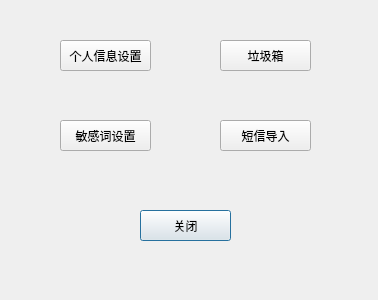
<?xml version="1.0" encoding="UTF-8"?>
<ui version="4.0">
 <class>Setting</class>
 <widget class="QDialog" name="Setting">
  <property name="geometry">
   <rect>
    <x>0</x>
    <y>0</y>
    <width>378</width>
    <height>300</height>
   </rect>
  </property>
  <property name="windowTitle">
   <string>Dialog</string>
  </property>
  <widget class="QPushButton" name="closeButton">
   <property name="geometry">
    <rect>
     <x>140</x>
     <y>210</y>
     <width>91</width>
     <height>31</height>
    </rect>
   </property>
   <property name="text">
    <string>关闭</string>
   </property>
  </widget>
  <widget class="QPushButton" name="badwordsButton">
   <property name="geometry">
    <rect>
     <x>60</x>
     <y>120</y>
     <width>91</width>
     <height>31</height>
    </rect>
   </property>
   <property name="text">
    <string>敏感词设置</string>
   </property>
  </widget>
  <widget class="QPushButton" name="myInfoButton">
   <property name="geometry">
    <rect>
     <x>60</x>
     <y>40</y>
     <width>91</width>
     <height>31</height>
    </rect>
   </property>
   <property name="text">
    <string>个人信息设置</string>
   </property>
  </widget>
  <widget class="QPushButton" name="importMessageButton">
   <property name="geometry">
    <rect>
     <x>220</x>
     <y>120</y>
     <width>91</width>
     <height>31</height>
    </rect>
   </property>
   <property name="text">
    <string>短信导入</string>
   </property>
  </widget>
  <widget class="QPushButton" name="rubbishButton">
   <property name="geometry">
    <rect>
     <x>220</x>
     <y>40</y>
     <width>91</width>
     <height>31</height>
    </rect>
   </property>
   <property name="text">
    <string>垃圾箱</string>
   </property>
  </widget>
 </widget>
 <resources/>
 <connections/>
</ui>
